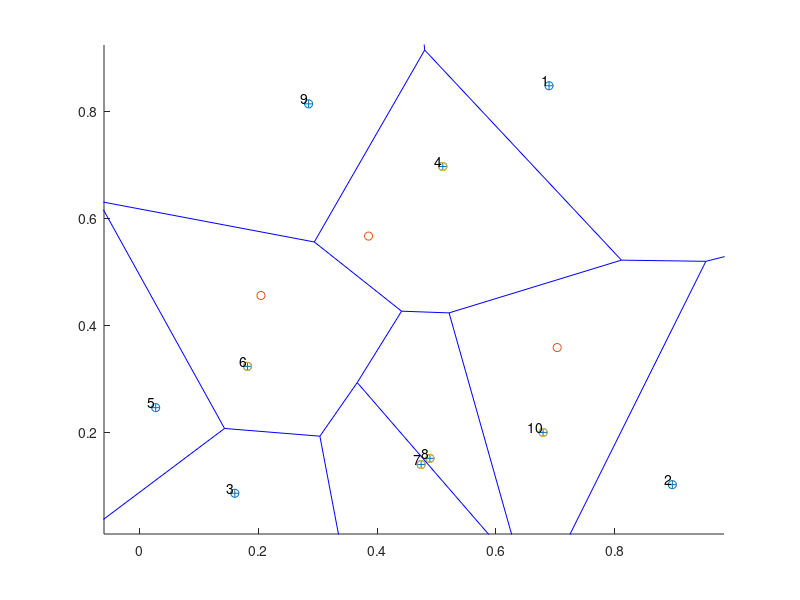

Recreate this plot in MATLAB.
% This code generates a Voronoi-Poisson tessellation
% A (homogeneous) Poisson point process (PPP) is created on a rectangle.
% Then the Voronoi tesselation is found using the MATLAB function[1], which
% is based on the Qhull project[2] .
% All points (or cells) of the PPP are numbered arbitrarily.
% In each *bounded* Voronoi cell a new point is uniformly placed.
%
% The placement step is done by first dividing each (bounded) Voronoi cell
% (ie an irregular polygon) with, say, m sides into m scalene triangles.
% The i th triangle is then randomly chosen based on the ratio of areas.
% A point is then uniformly placed on the i th triangle (via eq. 1 in [3]).
% The placement step is repeated for all bounded Voronoi cells.
% A Voronoi diagram is displayed over the PPP. Points of the underlying PPP
% are marked green and blue if they are located respectively in bounded and
% unbounded Voronoi cells. The uniformly placed points in the bounded
% cells are marked red.
%
% If there are no bounded Voronoi cells, no diagram is created.
%
% Author: H.Paul Keeler, 2019
%
% [1] http://www.mathworks.com.au/help/matlab/ref/voronoin.html
% [2] http://www.qhull.org/
% [2] Osada, R., Funkhouser, T., Chazelle, B. and Dobkin. D.,
% "Shape distributions", ACM Transactions on Graphics, vol 21, issue 4,
% 2002

clearvars; close all; clc;

boolePlot=1; % set to 1 for plot, 0 for no plot

%Simulation window parameters
xMin=0;
xMax=1;
yMin=0;
yMax=1;
%rectangle dimensions
xDelta=xMax-xMin; %width 
yDelta=yMax-yMin; %height
areaTotal=xDelta*yDelta; %area of simulation window

%Point process parameters
lambda=10; %intensity (ie mean density) of the Poisson process

%Simulate Poisson point process
numbPoints=poissrnd(areaTotal*lambda);%Poisson number of points
xx=xDelta*(rand(numbPoints,1))+xMin;%x coordinates of Poisson points
yy=xDelta*(rand(numbPoints,1))+yMin;%y coordinates of Poisson points

%TEMP: a non-random example
%xx=[1,3,5,6,3,2,12,1,3,8];
%yy=[2,3,5,1,7,4,3,14,14,13];
%numbPoints=length(xx);

xxyy=[xx(:) yy(:)]; %combine x and y coordinates
%Perform Voronoi tesseslation using built-in function
[vertexAll,cellAll]=voronoin(xxyy);
%vertexAll is x/y coordinates of all vertices
numbCells=numbPoints; %number of Voronoi cells (including unbounded)

%initiate arrays
booleBounded=zeros(numbCells,1);
uu=zeros(numbCells,1);
vv=zeros(numbCells,1);

%Loop through for all Voronoi cells
for ii=1:numbCells
    %check for unbounded cells (index 1 corresponds to a point at infinity)
    booleBounded(ii)=~(any((cellAll{ii})==1));
    
    %checks if the Voronoi cell is bounded. if bounded, calculates its area
    %and assigns a single point uniformly in the Voronoi cell.
    
    %%%START-- Randomly place a point in a bounded Voronoi cell --START%%%
    if booleBounded(ii)
        xx0=xx(ii);yy0=yy(ii); %the (Poisson) point of the Voronoi cell
        %x/y values for current cell
        xxCell=vertexAll(cellAll{ii},1);
        yyCell=vertexAll(cellAll{ii},2);
        
        %%% START -- Caclulate areas of triangles -- START%%%
        %calculate area of triangles of bounded cell (ie irregular polygon)
        numbTri=length(xxCell); %number of triangles
        %create some indices for calculating triangle areas
        indexVertex=1:(numbTri+1); %number vertices
        indexVertex(end)=1; %repeat first index (ie returns to the start)
        indexVertex1=indexVertex(1:numbTri); %first vertex index
        indexVertex2=indexVertex(2:numbTri+1);  %second vertex index
        %using area equation for a triangle
        areaTri=abs((xxCell(indexVertex1)-xx0).*(yyCell(indexVertex2)-yy0)...
            -(xxCell(indexVertex2)-xx0).*(yyCell(indexVertex1)-yy0))/2;
        areaPoly=sum(areaTri);
        %%%END-- Caclulate areas of triangles -- END%%%
        
        %%%START -- Randomly placing point -- START%%%
        %%% place a point uniformaly in the (bounded) polygon
        %randomly choose the triangle (from the set that forms the polygon)
        cdfArea=cumsum(areaTri)/areaPoly; %create triangle CDF
        indexTri=find(rand(1,1)<=cdfArea,1); %use CDF to choose #
        
        indexVertex1=indexVertex(indexTri); %first vertex index
        indexVertex2=indexVertex(indexTri+1); %second vertex index
        %for all triangles
        xxTri=[xx0, xxCell(indexVertex1),xxCell(indexVertex2)];
        yyTri=[yy0, yyCell(indexVertex1),yyCell(indexVertex2)];
        
        %create two uniform random variables on unit interval
        uniRand1=rand(1,1); uniRand2=rand(1,1);
        
        %point is uniformly placed in the triangle via equation (1)in [2]
        %x coordinate
        uu(ii)=(1-sqrt(uniRand1))*xxTri(1)...
            +sqrt(uniRand1)*(1-uniRand2)*xxTri(2)...
            +sqrt(uniRand1)*uniRand2*xxTri(3);
        %y coordinate
        vv(ii)=(1-sqrt(uniRand1))*yyTri(1)...
            +sqrt(uniRand1)*(1-uniRand2)*yyTri(2)...
            +sqrt(uniRand1)*uniRand2*yyTri(3);
        %%%END -- Randomly placing point -- END%%%
        
    end
    %%% END -- Randomly place a point in a Voronoi cell -- END%%%
end

indexBounded=find(booleBounded==1); %find bounded cells
uu=uu(indexBounded); vv=vv(indexBounded); %remove unbounded cells
numbBounded=length(indexBounded); %number of bounded cells
percentBound=numbBounded/numbCells; %percent of bounded Voronoi cells

%%%START -- Plotting section -- START%%%
if (numbBounded>0)&&boolePlot
    figure; hold on;
    %create voronoi diagram on the point pattern
    voronoi(xx,yy);
    %plot the underlying point pattern
    scatter(xx,yy,'bo');
    %put a red o uniformly in each bounded Voronoi cell
    scatter(uu,vv,'ro');
    % put a green * on the base station of each Voronoi bounded cell
    scatter(xx(indexBounded),yy(indexBounded),'g*');
    
    %number the points/cells
    labels=cellstr(num2str((1:numbPoints)'));%labels correspond to their order
    text(xx, yy, labels, 'VerticalAlignment','bottom', ...
        'HorizontalAlignment','right');    
end
%%%END -- Plotting section -- END%%%